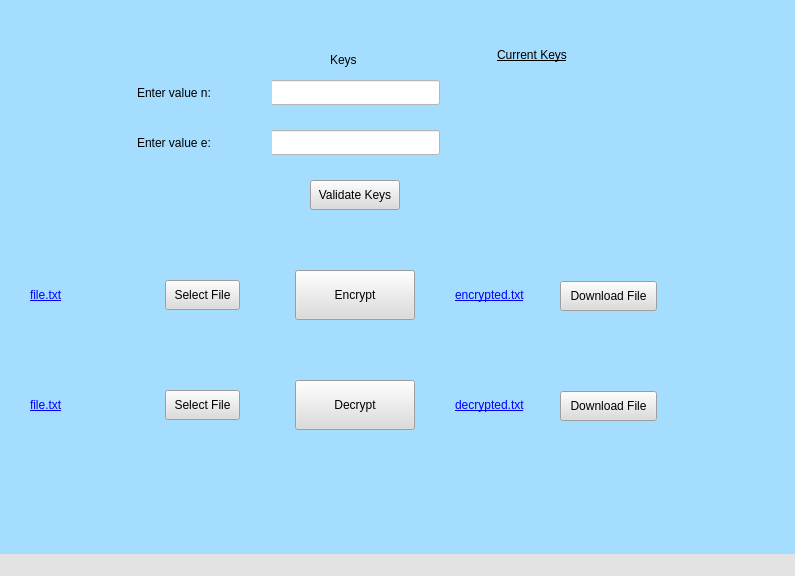
<?xml version="1.0" encoding="UTF-8"?>
<ui version="4.0">
 <class>MainWindow</class>
 <widget class="QMainWindow" name="MainWindow">
  <property name="geometry">
   <rect>
    <x>0</x>
    <y>0</y>
    <width>795</width>
    <height>576</height>
   </rect>
  </property>
  <property name="windowTitle">
   <string>Encrypto</string>
  </property>
  <property name="styleSheet">
   <string notr="true">background-color:rgb(227, 227, 227);</string>
  </property>
  <widget class="QWidget" name="centralwidget">
   <property name="styleSheet">
    <string notr="true">background-color:rgb(165, 221, 255);</string>
   </property>
   <widget class="QPushButton" name="btn_Encrypt">
    <property name="geometry">
     <rect>
      <x>295</x>
      <y>270</y>
      <width>120</width>
      <height>50</height>
     </rect>
    </property>
    <property name="styleSheet">
     <string notr="true">font: 75 10pt &quot;MS Shell Dlg 2&quot;;
background-color: rgb(220, 220, 220);</string>
    </property>
    <property name="text">
     <string>Encrypt</string>
    </property>
   </widget>
   <widget class="QPushButton" name="btn_Decrypt">
    <property name="geometry">
     <rect>
      <x>295</x>
      <y>380</y>
      <width>120</width>
      <height>50</height>
     </rect>
    </property>
    <property name="styleSheet">
     <string notr="true">font: 75 10pt &quot;MS Shell Dlg 2&quot;;
background-color: rgb(220, 220, 220);</string>
    </property>
    <property name="text">
     <string>Decrypt</string>
    </property>
   </widget>
   <widget class="QPushButton" name="btn_SelectEncrFile">
    <property name="geometry">
     <rect>
      <x>165</x>
      <y>280</y>
      <width>75</width>
      <height>30</height>
     </rect>
    </property>
    <property name="styleSheet">
     <string notr="true">font: 8pt &quot;MS Shell Dlg 2&quot;;
background-color: rgb(220, 220, 220);</string>
    </property>
    <property name="text">
     <string>Select File</string>
    </property>
   </widget>
   <widget class="QPushButton" name="btn_SelectDecrFile">
    <property name="geometry">
     <rect>
      <x>165</x>
      <y>390</y>
      <width>75</width>
      <height>30</height>
     </rect>
    </property>
    <property name="styleSheet">
     <string notr="true">font: 8pt &quot;MS Shell Dlg 2&quot;;
background-color: rgb(220, 220, 220);</string>
    </property>
    <property name="text">
     <string>Select File</string>
    </property>
   </widget>
   <widget class="QLineEdit" name="led_nKey">
    <property name="geometry">
     <rect>
      <x>270</x>
      <y>80</y>
      <width>170</width>
      <height>25</height>
     </rect>
    </property>
    <property name="styleSheet">
     <string notr="true">background-color: rgb(255, 255, 255);
font: 9pt &quot;MS Shell Dlg 2&quot;;</string>
    </property>
    <property name="text">
     <string/>
    </property>
   </widget>
   <widget class="QLineEdit" name="led_eKey">
    <property name="geometry">
     <rect>
      <x>270</x>
      <y>130</y>
      <width>170</width>
      <height>25</height>
     </rect>
    </property>
    <property name="styleSheet">
     <string notr="true">background-color: rgb(255, 255, 255);
font: 9pt &quot;MS Shell Dlg 2&quot;;</string>
    </property>
   </widget>
   <widget class="QLabel" name="lbl_EnterNVal">
    <property name="geometry">
     <rect>
      <x>137</x>
      <y>80</y>
      <width>135</width>
      <height>25</height>
     </rect>
    </property>
    <property name="styleSheet">
     <string notr="true">font: 14pt &quot;Times New Roman&quot;;</string>
    </property>
    <property name="text">
     <string>Enter value n:</string>
    </property>
   </widget>
   <widget class="QLabel" name="lbl_EnterEVal">
    <property name="geometry">
     <rect>
      <x>137</x>
      <y>130</y>
      <width>135</width>
      <height>25</height>
     </rect>
    </property>
    <property name="styleSheet">
     <string notr="true">font: 14pt &quot;Times New Roman&quot;;</string>
    </property>
    <property name="text">
     <string>Enter value e:</string>
    </property>
   </widget>
   <widget class="QPushButton" name="btn_DownloadEncrFile">
    <property name="geometry">
     <rect>
      <x>560</x>
      <y>281</y>
      <width>97</width>
      <height>30</height>
     </rect>
    </property>
    <property name="styleSheet">
     <string notr="true">font: 8pt &quot;MS Shell Dlg 2&quot;;
background-color: rgb(220, 220, 220);</string>
    </property>
    <property name="text">
     <string>Download File</string>
    </property>
   </widget>
   <widget class="QPushButton" name="btn_DownloadDecrFile">
    <property name="geometry">
     <rect>
      <x>560</x>
      <y>391</y>
      <width>97</width>
      <height>30</height>
     </rect>
    </property>
    <property name="styleSheet">
     <string notr="true">font: 8pt &quot;MS Shell Dlg 2&quot;;
background-color: rgb(220, 220, 220);</string>
    </property>
    <property name="text">
     <string>Download File</string>
    </property>
   </widget>
   <widget class="QPushButton" name="btn_ValidateKeys">
    <property name="geometry">
     <rect>
      <x>310</x>
      <y>180</y>
      <width>90</width>
      <height>30</height>
     </rect>
    </property>
    <property name="styleSheet">
     <string notr="true">font: 8pt &quot;MS Shell Dlg 2&quot;;
background-color: rgb(220, 220, 220);</string>
    </property>
    <property name="text">
     <string>Validate Keys</string>
    </property>
   </widget>
   <widget class="QLabel" name="lbl_ValidationMessage">
    <property name="geometry">
     <rect>
      <x>415</x>
      <y>180</y>
      <width>250</width>
      <height>30</height>
     </rect>
    </property>
    <property name="styleSheet">
     <string notr="true">font: 8pt &quot;MS Shell Dlg 2&quot;;</string>
    </property>
    <property name="text">
     <string/>
    </property>
   </widget>
   <widget class="QLabel" name="lbl_nKey">
    <property name="geometry">
     <rect>
      <x>500</x>
      <y>80</y>
      <width>150</width>
      <height>25</height>
     </rect>
    </property>
    <property name="styleSheet">
     <string notr="true">font: 14pt &quot;Times New Roman&quot;;</string>
    </property>
    <property name="text">
     <string/>
    </property>
   </widget>
   <widget class="QLabel" name="lbl_eKey">
    <property name="geometry">
     <rect>
      <x>500</x>
      <y>130</y>
      <width>150</width>
      <height>25</height>
     </rect>
    </property>
    <property name="styleSheet">
     <string notr="true">font: 14pt &quot;Times New Roman&quot;;</string>
    </property>
    <property name="text">
     <string/>
    </property>
   </widget>
   <widget class="QLabel" name="lbl_SelectedEncrFile">
    <property name="geometry">
     <rect>
      <x>30</x>
      <y>280</y>
      <width>120</width>
      <height>30</height>
     </rect>
    </property>
    <property name="styleSheet">
     <string notr="true">font: 9pt &quot;MS Shell Dlg 2&quot;;
text-decoration: underline;
color: rgb(0, 0, 255);</string>
    </property>
    <property name="text">
     <string>file.txt</string>
    </property>
   </widget>
   <widget class="QLabel" name="lbl_SelectedDecrFile">
    <property name="geometry">
     <rect>
      <x>30</x>
      <y>390</y>
      <width>120</width>
      <height>30</height>
     </rect>
    </property>
    <property name="styleSheet">
     <string notr="true">font: 9pt &quot;MS Shell Dlg 2&quot;;
color: rgb(0, 0, 255);
text-decoration: underline;</string>
    </property>
    <property name="text">
     <string>file.txt</string>
    </property>
   </widget>
   <widget class="QLabel" name="lbl_EncrFile">
    <property name="geometry">
     <rect>
      <x>455</x>
      <y>280</y>
      <width>100</width>
      <height>30</height>
     </rect>
    </property>
    <property name="styleSheet">
     <string notr="true">font: 9pt &quot;MS Shell Dlg 2&quot;;
text-decoration: underline;
color: rgb(0, 0, 255);</string>
    </property>
    <property name="text">
     <string>encrypted.txt</string>
    </property>
   </widget>
   <widget class="QLabel" name="lbl_DecrFile">
    <property name="geometry">
     <rect>
      <x>455</x>
      <y>390</y>
      <width>100</width>
      <height>30</height>
     </rect>
    </property>
    <property name="styleSheet">
     <string notr="true">font: 9pt &quot;MS Shell Dlg 2&quot;;
text-decoration: underline;
color: rgb(0, 0, 255);</string>
    </property>
    <property name="text">
     <string>decrypted.txt</string>
    </property>
   </widget>
   <widget class="QLabel" name="lbl_CurrentKeys">
    <property name="geometry">
     <rect>
      <x>497</x>
      <y>40</y>
      <width>140</width>
      <height>30</height>
     </rect>
    </property>
    <property name="styleSheet">
     <string notr="true">font: 14pt &quot;Times New Roman&quot;;
text-decoration: underline;</string>
    </property>
    <property name="text">
     <string>Current Keys</string>
    </property>
   </widget>
   <widget class="QLabel" name="lbl_Keys">
    <property name="geometry">
     <rect>
      <x>330</x>
      <y>45</y>
      <width>50</width>
      <height>30</height>
     </rect>
    </property>
    <property name="styleSheet">
     <string notr="true">font: 14pt &quot;Times New Roman&quot;;</string>
    </property>
    <property name="text">
     <string>Keys</string>
    </property>
   </widget>
  </widget>
  <widget class="QStatusBar" name="statusbar"/>
 </widget>
 <resources/>
 <connections/>
</ui>
